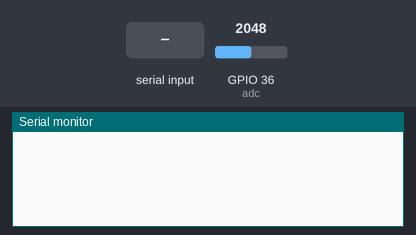
A sketch run on a simulated ESP32. Parts: the last lines printed to the serial monitor. Inputs (shaded band) come from the test bench; at power-on: GPIO 36 (adc) = 2048.

Above: at 0.8 s.
0.9 s: "avg\n" received over Serial
At 1.7 s:
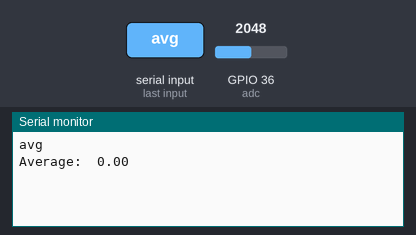
2.4 s: "1\n" received over Serial
At 2.9 s:
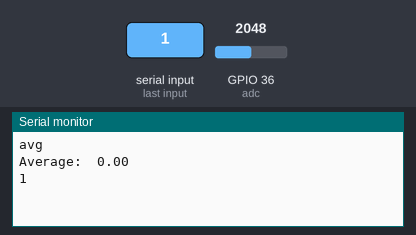

Measured:
- after the input at 0.9 s, the serial monitor: prints a new line at once (image 1)
- after the input at 2.4 s, the serial monitor: prints a new line at once (image 2)

The sketch:

esp32_FreeRTOS_9c.ino
```cpp
/* FreeRTOS hardware interrupts */

#if CONFIG_FREERTOS_UNICORE
static const BaseType_t app_cpu = 0;
#else
static const BaseType_t app_cpu = 1;
#endif

static const uint16_t timer_divider = 8;
static const uint64_t timer_max_count = 1000000;
static const int adc = A0;
static const int sampleNum = 10;

static hw_timer_t *timer = NULL;
static SemaphoreHandle_t bin_sem = NULL;

static volatile uint16_t buf[sampleNum];
int count = 0;
float avg;

void IRAM_ATTR onTimer() {
  BaseType_t task_woken = pdFALSE;

  buf[count] = analogRead(adc);
  count++;
  if (count == sampleNum) {
    count = 0;
    xSemaphoreGiveFromISR(bin_sem, &task_woken);
  }

  if (task_woken) {
    portYIELD_FROM_ISR();
  }
}

// task A: computes average of 10 samples
void computeAvg(void *parameters) {
  while (1) {
    xSemaphoreTake(bin_sem, portMAX_DELAY);
    int sum = 0;
    for (int i = 0; i < sizeof(buf) / sizeof(buf[0]); i++) {
      sum += buf[i];
    }
    avg = (double)sum / sampleNum;
  }
}

// task B: echoes back the serial input and prints the average value of samples
void readSerial(void *parameters) {
  String incomingBytes;
  while (1) {
    if (Serial.available()) {
      incomingBytes = Serial.readStringUntil('\n');
      Serial.println(incomingBytes);
      if (incomingBytes.substring(0, 3) == "avg") {
        Serial.print("Average:\t");
        Serial.println(avg);
      }
    }
  }
}

void setup() {
  Serial.begin(115200);

  bin_sem = xSemaphoreCreateBinary();
  if (bin_sem == NULL) {
    Serial.println("Could not create semaphore");
    ESP.restart();
  }

  xTaskCreatePinnedToCore(computeAvg, "Compute Average", 1024, NULL, 2, NULL, app_cpu);
  xTaskCreatePinnedToCore(readSerial, "Read Serial", 1024, NULL, 1, NULL, app_cpu);

  timer = timerBegin(0, timer_divider, true);
  timerAttachInterrupt(timer, &onTimer, true);
  timerAlarmWrite(timer, timer_max_count, true);
  timerAlarmEnable(timer);

  vTaskDelete(NULL);
}

void loop() {
}
```
